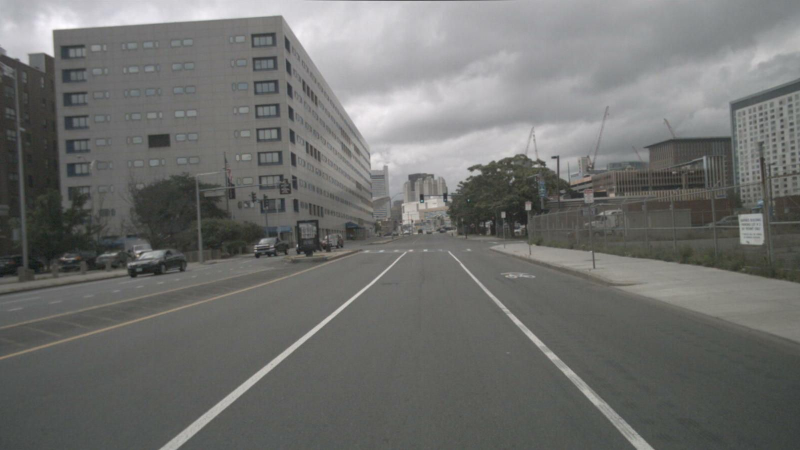
#> input picture data/images/n008-2018-08-01-15-16-36-0400__CAM_FRONT__1533151194862404.jpg, 1600 x 900 px (shown at 1/2 size)
$ python -i mask_generator_2.py   (imports and definitions only)
#> lines starting #> are read from the running program, lines starting #| are printed output that depends on the picture; after the words box and inside, x2 and y2 are one past the last pixel; in counts of white or black regions, pixels touching at a corner belong together; long printed decimals are rounded
# source https://medium.com/analytics-vidhya/building-a-lane-detection-system-f7a727c6694
# ROAD LANE DETECTION

import cv2
import matplotlib.pyplot as plt
import numpy as np
import os
import pathlib
import random


def grey(image):
    # convert to grayscale
    image = np.asarray(image)
    return cv2.cvtColor(image, cv2.COLOR_RGB2GRAY)


# Apply Gaussian Blur --> Reduce noise and smoothen image
def gauss(image):
    return cv2.GaussianBlur(image, (5, 5), 0)


# outline the strongest gradients in the image --> this is where lines in the image are
def canny(image):
    edges = cv2.Canny(image, 50, 150)
    return edges


def region(image):
    height, width = image.shape
    # isolate the gradients that correspond to the lane lines
    triangle = np.array([[(100, height), (475, 325), (width, height)]])
    # create a black image with the same dimensions as original image
    mask = np.zeros_like(image)
    # create a mask (triangle that isolates the region of interest in our image)
    mask = cv2.fillPoly(mask, triangle, 255)
    mask = cv2.bitwise_and(image, mask)
    return mask


def display_lines(image, lines):
    lines_image = np.zeros_like(image)
    # make sure array isn't empty
    if lines is not None:
        for line in lines:
            x1, y1, x2, y2 = line
            # draw lines on a black image
            cv2.line(lines_image, (x1, y1), (x2, y2), (255, 0, 0), 10)
    return lines_image


def average(image, lines):
    left = []
    right = []

    if lines is not None:
        for line in lines:
            print(line)
            x1, y1, x2, y2 = line.reshape(4)
            # fit line to points, return slope and y-int
            parameters = np.polyfit((x1, x2), (y1, y2), 1)
            print(parameters)
            slope = parameters[0]
            y_int = parameters[1]
            # lines on the right have positive slope, and lines on the left have neg slope
            if slope < 0:
                left.append((slope, y_int))
            else:
                right.append((slope, y_int))

    # takes average among all the columns (column0: slope, column1: y_int)
    right_avg = np.average(right, axis=0)
    left_avg = np.average(left, axis=0)
    # create lines based on averages calculates
    left_line = make_points(image, left_avg)
    right_line = make_points(image, right_avg)
    return np.array([left_line, right_line])


def make_points(image, average):
    print(average)
    slope, y_int = average
    y1 = image.shape[0]
    # how long we want our lines to be --> 3/5 the size of the image
    y2 = int(y1 * (3 / 5))
    # determine algebraically
    x1 = int((y1 - y_int) // slope)
    x2 = int((y2 - y_int) // slope)
    return np.array([x1, y1, x2, y2])


def image_processor(image):

    copy = np.copy(image)
    edges = cv2.Canny(copy, 50, 150)
    isolated = region(edges)
    print("edges and isolated")
    cv2.imshow("edges", edges)
    cv2.imshow("isolated", isolated)
    cv2.waitKey(0)

    # DRAWING LINES: (order of params) --> region of interest, bin size (P, theta), min intersections needed, placeholder array,
    lines = cv2.HoughLinesP(
        isolated, 2, np.pi / 180, 100, np.array([]), minLineLength=40, maxLineGap=5
    )
    averaged_lines = average(copy, lines)
    black_lines = display_lines(copy, averaged_lines)
    # taking wighted sum of original image and lane lines image
    lanes = cv2.addWeighted(copy, 0.8, black_lines, 1, 1)
    print("lanes")
    cv2.imshow("lanes", lanes)
    cv2.waitKey(0)

    return lanes


# Example usage:
# [19 lines not run here, left out]

>>> import cv2
>>> picture = cv2.cvtColor(cv2.imread('../../data/images/n008-2018-08-01-15-16-36-0400__CAM_FRONT__1533151194862404.jpg'), cv2.COLOR_BGR2RGB)
>>> result = image_processor(picture)
#> in image_processor, `edges = cv2.Canny(copy, 50, 150)`:
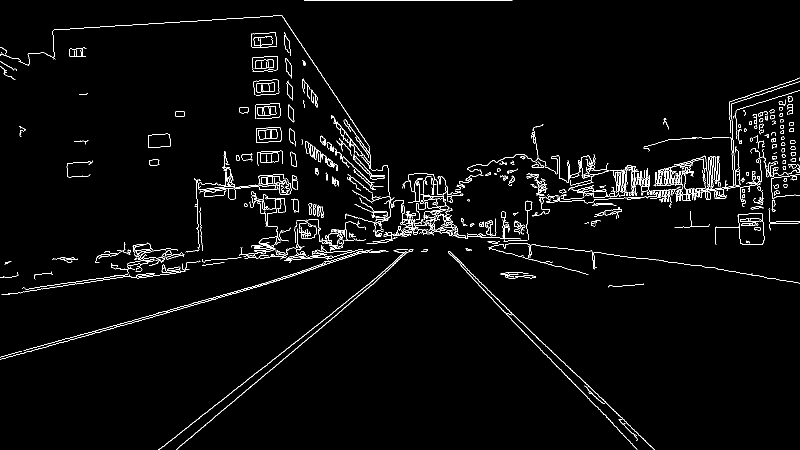
#> edges: shape (900, 1600) (shown at 1/2 size); 2.6% white in thin lines or dots
#> in region, `mask = cv2.bitwise_and(image, mask)`:
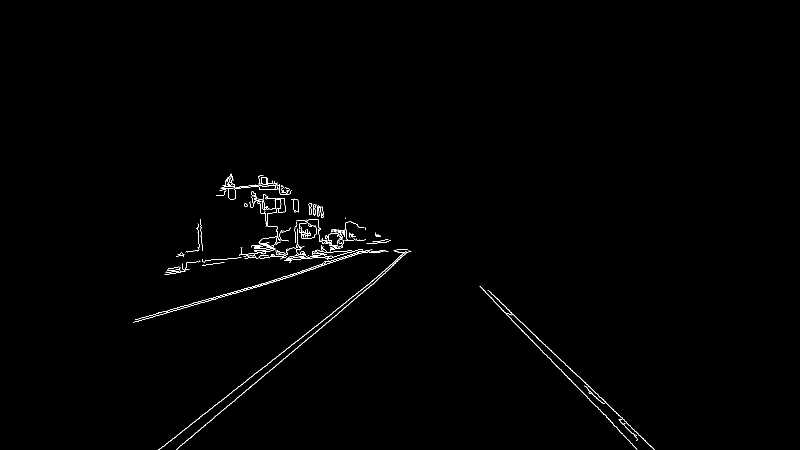
#> mask: shape (900, 1600) (shown at 1/2 size); 0.62% white in thin lines or dots, all inside (x1, y1, x2, y2) = (266, 347, 1310, 900)
#> in image_processor, `lines = cv2.HoughLinesP( isolated, 2, np.pi / 180, 100, np.array([]), ..`: lines = 19 rows, first 6: [390, 866, 756, 558], [1141, 737, 1308, 898], [1064, 680, 1273, 897], [673, 618, 759, 550], [355, 869, 669, 623], [517, 569, 584, 549]
#> the loop in average, `for line in lines:` made 19 passes
#> (x1, y1, x2, y2, slope, y_int) on passes 1 to 12: (390, 866, 756, 558, -0.842, 1194.2), (1141, 737, 1308, 898, 0.964, -363), (1064, 680, 1273, 897, 1.04, -424.7), (673, 618, 759, 550, -0.791, 1150.1), (355, 869, 669, 623, -0.783, 1147.1), (517, 569, 584, 549, -0.299, 723.3), (267, 644, 552, 562, -0.288, 720.8), (270, 639, 454, 587, -0.283, 715.3), (1044, 645, 1092, 693, 1, -399), (558, 560, 693, 514, -0.341, 750.1), (734, 571, 789, 523, -0.873, 1211.6), (966, 580, 1120, 739, 1.03, -417.4)
#> (printed output is left out)
#> after the loop in average, `for line in lines:`: left = [(-0.842, 1194.2), (-0.791, 1150.1), (-0.783, 1147.1), (-0.299, 723.3), (-0.288, 720.8), (-0.283, 715.3), (-0.341, 750.1), (-0.873, 1211.6), (-0.84, 1194.7), (-0.786, 1147.7), (-0.359, 759)]; right = [(0.964, -363), (1.04, -424.7), (1, -399), (1.03, -417.4), (1, -400), (1, -397), (1, -398), (0.65, 16.2)]
#> in average, `right_avg = np.average(right, axis=0)`: right_avg = [0.961, -347.9]
#> in average, `left_avg = np.average(left, axis=0)`: left_avg = [-0.589, 974]
#| [-5.89451368e-01  9.73995069e+02]
#> in make_points, `slope, y_int = average`: slope = -0.589; y_int = 974
#> in make_points, `x1 = int((y1 - y_int) // slope)`: x1 = 125
#> in make_points, `x2 = int((y2 - y_int) // slope)`: x2 = 736
#> in average, `left_line = make_points(image, left_avg)`: left_line = [125, 900, 736, 540]
#| [   0.9606 -347.862]
#> in average, `right_line = make_points(image, right_avg)`: right_line = [1299, 900, 924, 540]
#> in image_processor, `averaged_lines = average(copy, lines)`: averaged_lines = [[125, 900, 736, 540], [1299, 900, 924, 540]]
#> the loop in display_lines, `for line in lines:` made 2 passes
#> after the loop in display_lines, `for line in lines:`:
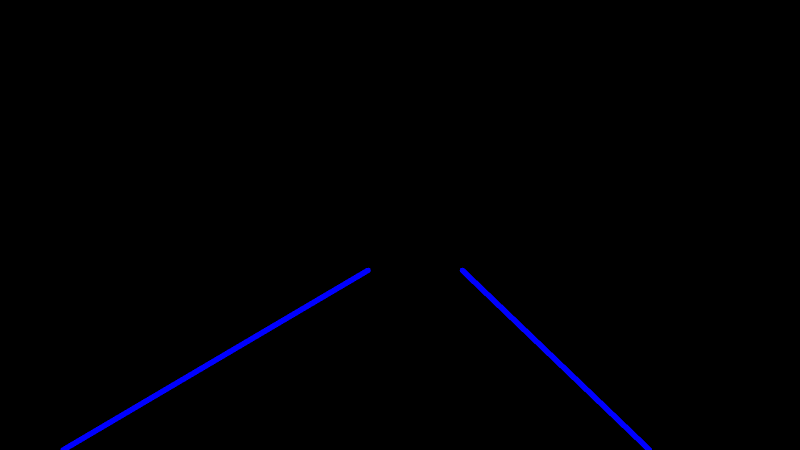
#> lines_image: shape (900, 1600, 3) (shown at 1/2 size); mean of channels 0, 1, 2 2.4, 0, 0; drawn as B, G, R
#> in image_processor, `lanes = cv2.addWeighted(copy, 0.8, black_lines, 1, 1)`:
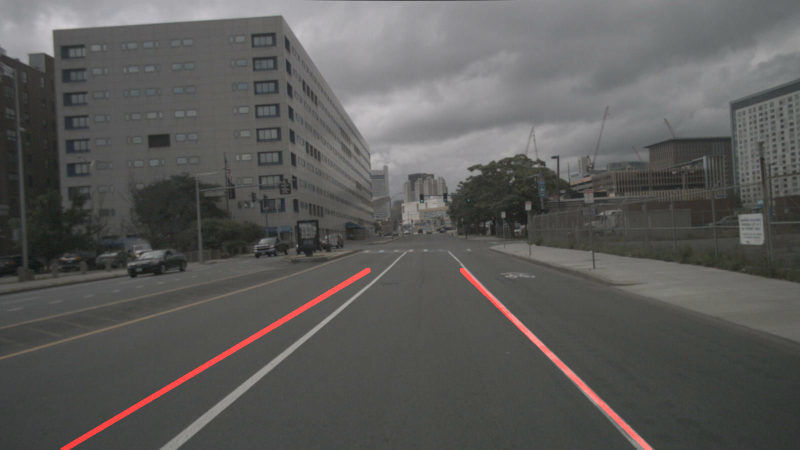
#> lanes: shape (900, 1600, 3) (shown at 1/2 size); mean R, G, B 91.8, 90.9, 89.2
